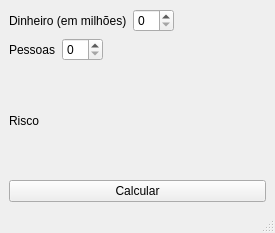
<?xml version="1.0" encoding="UTF-8"?>
<ui version="4.0">
 <class>MainWindow</class>
 <widget class="QMainWindow" name="MainWindow">
  <property name="geometry">
   <rect>
    <x>0</x>
    <y>0</y>
    <width>275</width>
    <height>233</height>
   </rect>
  </property>
  <property name="windowTitle">
   <string>Lógica Fuzzy</string>
  </property>
  <widget class="QWidget" name="centralwidget">
   <layout class="QVBoxLayout" name="verticalLayout">
    <item>
     <layout class="QHBoxLayout" name="horizontalLayout">
      <item>
       <widget class="QLabel" name="moneyLabel">
        <property name="text">
         <string>Dinheiro (em milhões)</string>
        </property>
       </widget>
      </item>
      <item>
       <widget class="QSpinBox" name="moneySpinBox"/>
      </item>
      <item>
       <spacer name="horizontalSpacer">
        <property name="orientation">
         <enum>Qt::Horizontal</enum>
        </property>
        <property name="sizeHint" stdset="0">
         <size>
          <width>40</width>
          <height>20</height>
         </size>
        </property>
       </spacer>
      </item>
     </layout>
    </item>
    <item>
     <layout class="QHBoxLayout" name="horizontalLayout_2">
      <item>
       <widget class="QLabel" name="peopleLabel">
        <property name="text">
         <string>Pessoas</string>
        </property>
       </widget>
      </item>
      <item>
       <widget class="QSpinBox" name="peopleSpinBox"/>
      </item>
      <item>
       <spacer name="horizontalSpacer_2">
        <property name="orientation">
         <enum>Qt::Horizontal</enum>
        </property>
        <property name="sizeHint" stdset="0">
         <size>
          <width>40</width>
          <height>20</height>
         </size>
        </property>
       </spacer>
      </item>
     </layout>
    </item>
    <item>
     <layout class="QHBoxLayout" name="horizontalLayout_3">
      <item>
       <widget class="QLabel" name="riskLabel">
        <property name="text">
         <string>Risco</string>
        </property>
       </widget>
      </item>
      <item>
       <widget class="QLabel" name="resultLabel">
        <property name="text">
         <string/>
        </property>
       </widget>
      </item>
      <item>
       <spacer name="horizontalSpacer_3">
        <property name="orientation">
         <enum>Qt::Horizontal</enum>
        </property>
        <property name="sizeHint" stdset="0">
         <size>
          <width>40</width>
          <height>20</height>
         </size>
        </property>
       </spacer>
      </item>
     </layout>
    </item>
    <item>
     <widget class="QPushButton" name="calculatePushButton">
      <property name="text">
       <string>Calcular</string>
      </property>
     </widget>
    </item>
   </layout>
  </widget>
  <widget class="QMenuBar" name="menubar">
   <property name="geometry">
    <rect>
     <x>0</x>
     <y>0</y>
     <width>275</width>
     <height>22</height>
    </rect>
   </property>
  </widget>
  <widget class="QStatusBar" name="statusbar"/>
 </widget>
 <resources/>
 <connections/>
</ui>
